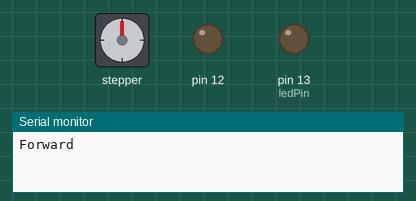
A sketch run on a simulated Arduino Uno, built with avr-gcc and run on an emulated ATmega328P. Shown: stepper motor, output pins drawn as LEDs (lit = HIGH), the last lines printed to the serial monitor. Stepper angles assume 200 steps per turn.

Above: at 1.25 s.
At 1.55 s:
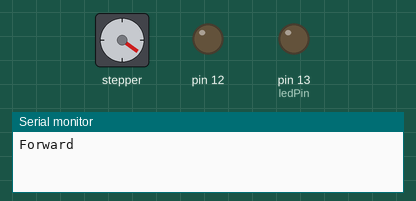
At 2.1 s:
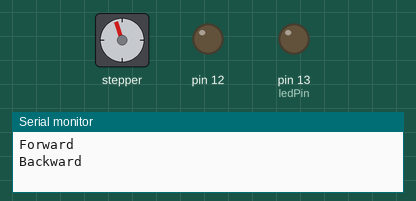
At 2.95 s:
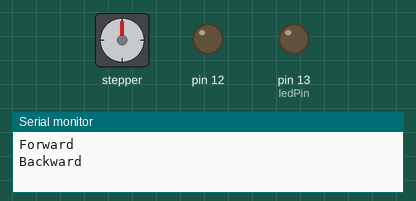
Timing chart, 0 to 4.2 s (numbered marks = the images above):
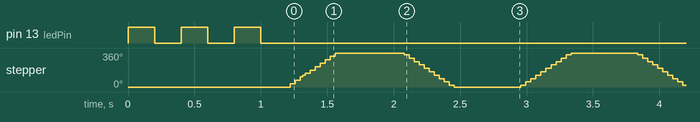

The sketch:

stepper_speedControlTB6612FNG.ino.ino
```cpp
#include <PWM.h>


/*
 Stepper Motor Control - speed control

 This program drives a unipolar or bipolar stepper motor.
 The motor is attached to digital pins 8 - 11 of the Arduino.
 A potentiometer is connected to analog input 0.

 The motor will rotate in a clockwise direction. The higher the potentiometer value,
 the faster the motor speed. Because setSpeed() sets the delay between steps,
 you may notice the motor is less responsive to changes in the sensor value at
 low speeds.

 Created 30 Nov. 2009
 Modified 28 Oct 2010
 by Tom Igoe

 */

#include <Stepper.h>

#define motorSteps 200     // change this depending on the number of steps
                           // per revolution of your motor
#define motorPin1 8
#define motorPin2 9
#define motorPin3 10
#define motorPin4 11
#define ledPin 13
int PWMA =12;                // the pin that the LED is attached to
int PWMB = 3;
int brightness = 90;         // how bright the LED is
int32_t frequency = 100000;

// initialize of the Stepper library:
Stepper myStepper(motorSteps, motorPin1,motorPin2, motorPin3, motorPin4);

void setup() {
  InitTimersSafe();
  // set the motor speed at 60 RPMS:
  myStepper.setSpeed(160);
  bool success = SetPinFrequencySafe(PWMB, frequency);
  // Initialize the Serial port:
  Serial.begin(9600);
  // set up the LED pin:
  pinMode(ledPin, OUTPUT);
  // blink the LED:
  blink(3);
}

void loop() {
  // Step forward 100 steps:
  pwmWrite(PWMA, brightness);
  Serial.println("Forward");
  myStepper.step(200);
  delay(500);
  // Step backward 100 steps:
  Serial.println("Backward");
  myStepper.step(-200);
  delay(500);

}
// Blink the reset LED:
void blink(int howManyTimes) {
  int i;
  for (i=0; i< howManyTimes; i++) {
    digitalWrite(ledPin, HIGH);
    delay(200);
    digitalWrite(ledPin, LOW);
    delay(200);
  }
}
```

Measured:
- by itself, stepper: turns 360° clockwise in 0.34 s, then 360° counter-clockwise in 0.38 s, repeating every 1.7 s
